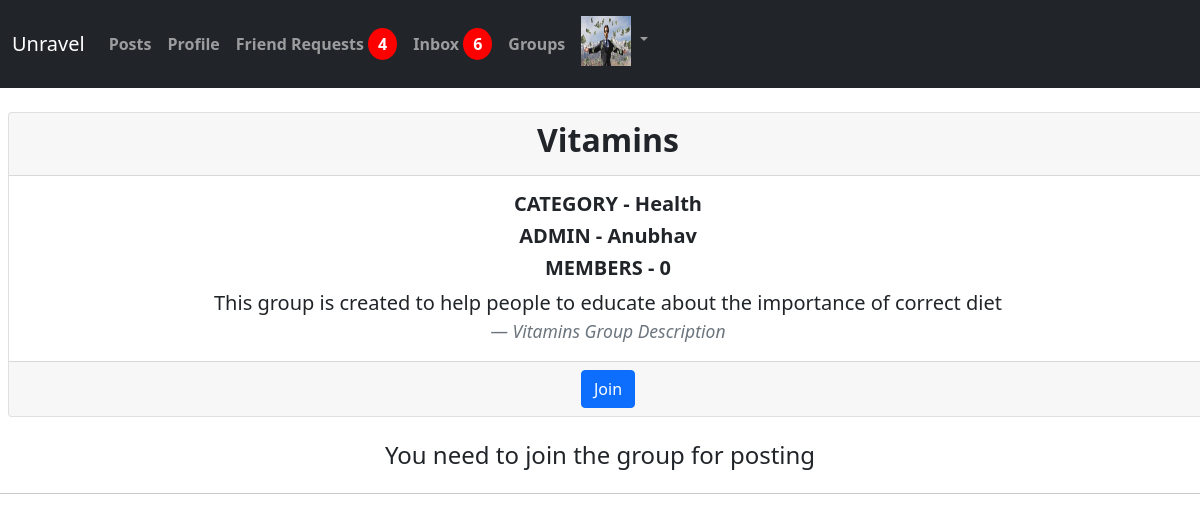
/allPost/groups/9/ (signed in), run on an earlier commit of the app's database.
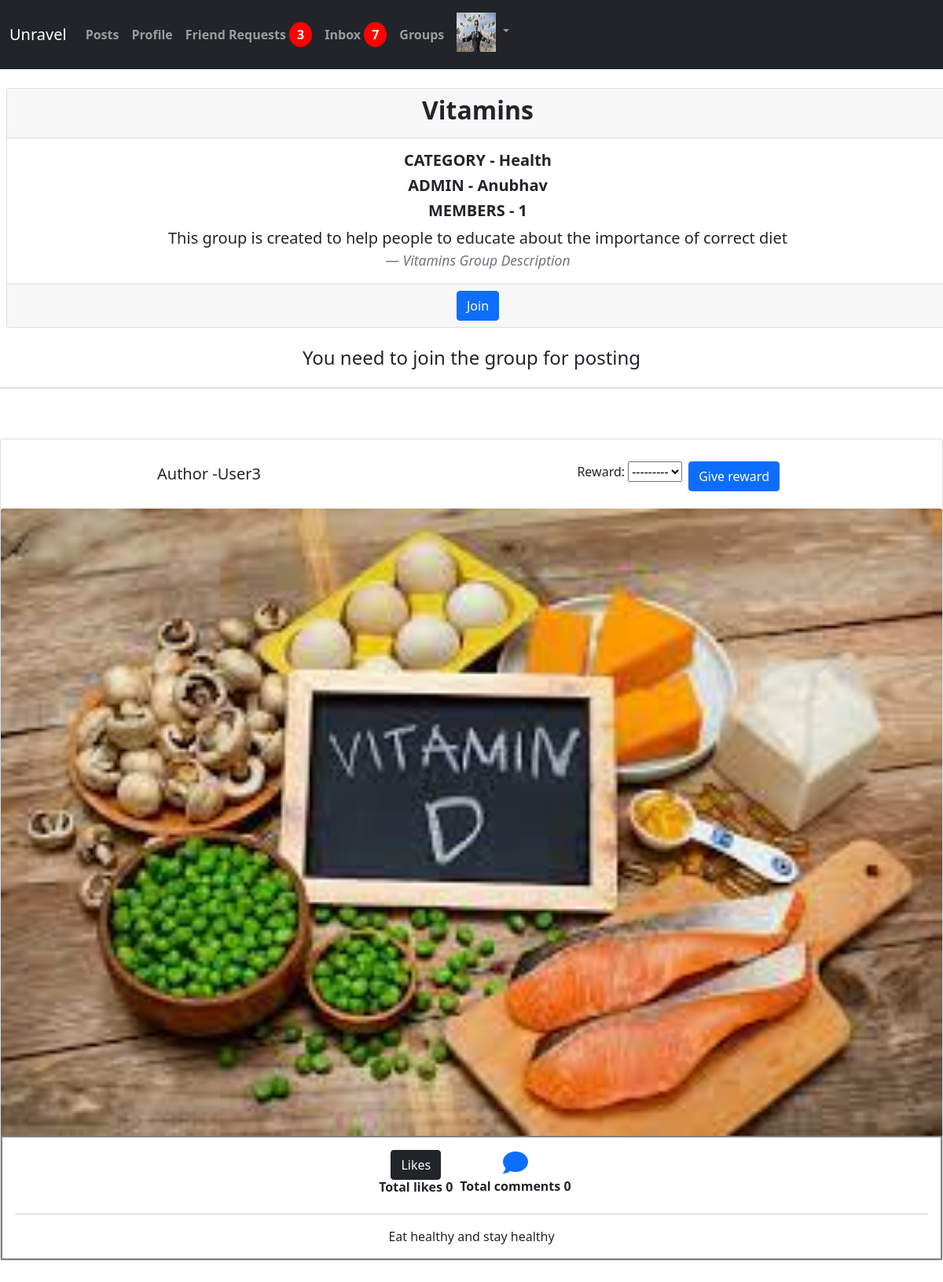
And on a later commit of the database.
### Profile/models.py (models this page shows, shortened)
class Profile(models.Model):
    user=models.ForeignKey(User,on_delete=models.CASCADE,related_name="profile_users")
    first_name=models.CharField(max_length=200,null=True,blank=True)
    last_name=models.CharField(max_length=200,null=True,blank=True)
    email=models.EmailField(max_length=200,null=True,blank=True)
    about=models.TextField(max_length=255,default="No description")
    background=models.ImageField(default="cover4.jpg",upload_to="Profile_background",blank=True,null=True)
    main_photo=models.ImageField(default="cover2.jpg",upload_to="Profile_main",blank=True,null=True)
    slug=models.SlugField(unique=True,blank=True)
    friends=models.ManyToManyField(User,related_name="friends",blank=True)
    created=models.DateTimeField(auto_now_add=True)
    updated=models.DateTimeField(auto_now_add=True)
    '''save method is the helper method to create dynamic slugs for names'''
    def save(self, *args, **kwargs):
        ex=False
        if self.first_name and self.last_name:
            to_slug=slugify(str(self.first_name)+""+str(self.last_name))
            ex=Profile.objects.filter(slug=to_slug).exists()
            while ex:
                to_slug=slugify(to_slug+""+str(get_random_code()))
                ex=Profile.objects.filter(slug=to_slug).exists()
        else:
            to_slug=str(self.user)
        self.slug=to_slug
        super().save(*args,**kwargs)
    def __str__(self):
        return str(self.user.username)

### Post/models.py (models this page shows, shortened)
class JoinGroup(models.Model):
    name=models.CharField(max_length=255)
    category=models.CharField(max_length=200,choices=cat)
    owner=models.ForeignKey(Profile,on_delete=models.CASCADE,related_name='owner')
    members=models.ManyToManyField(Profile,blank=True)
    description=models.TextField(blank=True,null=True)

class PostGroup(models.Model):
    group_post=models.ForeignKey(JoinGroup,on_delete=models.CASCADE,related_name='group_post')
    posted_by=models.ForeignKey(Profile, on_delete=models.CASCADE,related_name="posted_by")
    group_text=models.TextField(blank=True,null=True)
    group_image=models.ImageField(upload_to="Group/Posts",blank=True,null=True)
    likegp=models.ManyToManyField(Profile,blank=True,related_name="likegp")
    created=models.DateTimeField(auto_now_add=True)
    updated=models.DateTimeField(auto_now_add=True)
    class Meta:
        ordering = ('-created',)

### Postfront/views.py (the view, shortened to what this page needs)
# urls.py: path("groups/<int:pk>/",group_view,name="group_view"),
@login_required
def group_view(request,pk):
    g=JoinGroup.objects.get(pk=pk)
    profile=Profile.objects.get(user=request.user)
    L={}
    posts=PostGroup.objects.all()
    if request.method == 'POST':
        form=RewardForm(request.POST)
        post_id=request.POST.get('post_id')
        print(post_id,form)
        if form.is_valid():
            a=form.save(commit=False)
            a.person=profile
            a.group_post=PostGroup.objects.get(id=post_id)
            print(a)
            a.save()
            return redirect(reverse('group_view', kwargs={"pk": pk}))
    else:
        form=RewardForm()
        pass
    for p in posts:
        if p.group_post == g:
            L[p.id]=p.likegp.count()
    s = sorted(L.items(), key=lambda x: x[1], reverse=True)
    rewards=Rewards.objects.all()
    d=defaultdict(list)
    for re in rewards:
        if pk == re.group_post.group_post.id:
            if re.group_post.id not in d:
                d[re.group_post.id].append(re.reward)
            else:
                d[re.group_post.id].append(re.reward)
    id_and_point=defaultdict(list)
    best=0
    reward_sum=defaultdict(int)
    for k,v in id_and_point.items():
        if k:
            reward_sum[k]=sum(v)
    if id_and_point.values():
        best=max(zip(reward_sum.values(), reward_sum.keys()))[1]
    ans=defaultdict(set)
    for k,v in d.items():
        for i in v:
            if i not in ans:
                ans[k].add(str(i)+" "+"X" +" "+str(v.count(i)))
            else:
                ans[k].add(str(i)+" "+"X" +" "+str(v.count(i)))
    return render(request,"Postfront/group.html",{'g':g,'profile':profile,'posts':posts,'best':best,'rewards':rewards,'form':form,
                                                  'ans':dict(ans)})

### Profile/forms.py
class RewardForm(ModelForm):
    class Meta:
        model=Rewards
        fields=('reward',)

### Profile/context_processor.py (called while the page is built)
def message_received(request):
    if request.user.is_authenticated:
        profile=Profile.objects.get(user=request.user)
        re=Message.objects.filter(recepient=profile).count()
        return {"re":re,"prof":profile}
    return {}

def invitations_no(request):
    if request.user.is_authenticated:
        profile=Profile.objects.get(user=request.user)
        no=Relationship.objects.invite_receive(profile).count()
        return {"no":no}
    return {}

### Profile/models.py (called while the page is built)
    def invite_receive(self,receiver):
        qs=Relationship.objects.filter(receiver=receiver,status='send')
        return qs

### Postfront/templates/Postfront/group.html (shortened to what this page needs)
{% extends 'Postfront/base1.html' %}
{% load static %}
{% block body %}
<div class="group" style="display:flex;flex-direction:column;">
    <div class="card text-center mx-2 my-4" style="width:100%">
        <div class="card-header">
          <h2><b>{{g.name}}</b></h2>
        </div>
        <div class="card-body">
          <h5 class="card-title"><b>CATEGORY - {{g.category}}</b></h5>
          <h5 class="card-title"><b>ADMIN - {{g.owner}}</b></h5>
          <h5 class="card-title"><b>MEMBERS - {{g.members.all.count}}</b></h5>
          <blockquote class="blockquote mb-0">
            <p>{{g.description}}</p>
            <footer class="blockquote-footer"><cite title="Source Title">{{g.name}} Group Description</cite></footer>
          </blockquote>
        </div>
        <div class="card-footer text-muted">
          {% if profile not in g.members.all %}
            <button href="#" onClick="JoinGroup(`{{g.id}}`)" class="btn btn-primary">Join</button>
          {% else %}
          <a href="{% url 'getGroupchat' g.id %}"  class="btn btn-success mx-2">Group Chat</a>
          <button href="#" onClick="JoinGroup(`{{g.id}}`)" class="btn btn-danger">Exit</button>
          {% endif %}
          </div>
      </div>
      <div id="p" style="display:flex;justify-content:center;text-align:center;">
        {% if profile in g.members.all %}
        <form method="POST" action="" enctype="multipart/form-data" id="groupPostForm">
            <input type="hidden" name="curr_user_id" id="curr_user_id" value="{{g.posted_by}}">
            <input type="hidden" name="group_id"  id="group_id" value="{{g.id}}"/>
            <div class="posting_data">
                <div class="form-group">
                    <input type="textarea" name="group_posting_text"  id="group_posting_text" placeholder="Write something .."
                    style="width:350px;height:80px;">
                </div>
                <br>
                <div class="form-group">
                    <label id="posting_images">Upload Photo</label>
                    <input type="file" name="group_posting_image" id="group_posting_image">
                </div>
                <br>
            </div>
            <br>
            <button class="btn btn-dark" id="groupPost" onClick="GroupPost(`{{g.id}}`)">POST</button>
        </form>
        {% else %}
        <h4>You need to join the group for posting</h4>
        {% endif %}
    </div>
<hr>
    <div class="group_post my-4" style="display:flex;justify-content:center;text-align:center;flex-direction:column;">
      {% for p in posts %}
      {% if p.group_post == g %}
      <div class="card my-4" style="width: 100%">
        {% if profile == p.posted_by %}
        <div class="for_image_update my-2" style="display:flex;width:800px;justify-content:space-between;margin:5px auto;">
          {% if best == p.id %}
           <h5 class="card-title my-4" style="display:flex;justify-content:center;text-align:center;">Author -{{p.posted_by}} |  <span class="badge bg-primary mx-2">Best Post</span></h5>
          {% else %}
          <h5 class="card-title my-4" style="display:flex;justify-content:center;text-align:center;">Author -{{p.posted_by}}</h5>
          {% endif %}
          <div class="rewards-person my-2" style="display:flex;flex-wrap:wrap;justify-content:center;text-align:center;">
            <!--
              {% for re in rewards %}
              {% if re.group_post.id == p.id %}
              <div><h6 class="badge bg-secondary mx-2">{{re.reward}}</h6></div>
              {% endif %}
      {% endfor %}
            -->
            {% for k,v in ans.items %}
              {% if k == p.id %}
                <div>
                  <button type="button" class="btn btn-dark my-2" data-bs-toggle="modal" data-bs-target="#reward{{p.id}}s">
                    Rewards
                  </button>
                </div>
              {% endif %}
            {% endfor %}
          <div class="modal fade" id="reward{{p.id}}s" tabindex="-1" aria-labelledby="exampleModalLabel" aria-hidden="true">
            <div class="modal-dialog">
              <div class="modal-content">
                <div class="modal-header"  style="display:flex;justify-content:center;text-align:center;">
                  <h5 class="modal-title" id="exampleModalLabel">
                    Rewards earned by <b>{{p.posted_by}}</b></h5>
                  <button type="button" class="btn-close" data-bs-dismiss="modal" aria-label="Close"></button>
                </div>
                <div class="modal-body">
                  {% for k,v in ans.items %}
                      {% if k == p.id %}
                           {% for i in v %}
                           <span class="badge bg-secondary mx-2 my-2">{{i}}</span>
                           {% endfor %}
                      {% endif %}
                  {% endfor %}
                </div>
                <div class="modal-footer">
                  <button type="button" class="btn btn-secondary" data-bs-dismiss="modal">Close</button>
                </div>
              </div>
            </div>
          </div>
          </div>
          <div class="dropdown my-3">
                      <button class="btn btn-secondary dropdown-toggle" type="button" id="dropdownMenu2" data-bs-toggle="dropdown" aria-expanded="false">
                      </button>
                      <ul class="dropdown-menu" aria-labelledby="dropdownMenu2">
                      <li>
                        <button  class="dropdown-item" onClick="UpdateGroupPost(`{{p.id}}`,`{{p.group_text}}`)" data-bs-toggle="modal" data-bs-target="#exampleModal">Update</button></li>
                       <li>
                        <button class="dropdown-item" onClick="DeleteGroupPost(`{{p.id}}`)">Delete</button> </li>
                      </ul>
          </div>
          </div>
        {% else %}
        <div class="for_image_update my-2" style="display:flex;width:800px;justify-content:space-between;margin:5px auto;">
          {% if best == p.id %}
           <h5 class="card-title my-4" style="display:flex;justify-content:center;text-align:center;">Author -{{p.posted_by}} |  <span class="badge bg-primary mx-2">Best Post</span></h5>
          {% else %}
          <h5 class="card-title my-4" style="display:flex;justify-content:center;text-align:center;">Author -{{p.posted_by}}</h5>
          {% endif %}
            <form method="post" id="rewardForm" enctype="multipart/form-data" style="display:flex;flex-direction:row;margin-top:20px;">
              {{form.as_p}}
              <div><button type="submit" class="btn btn-primary mx-2">Give reward</button></div>
          </form>
          </div>
          {% endif %}
        <img src="{{p.group_image.url}}" id="group_post_image" class="card-img-top" alt="...">
        <div class="card-body" style="display:flex;justify-content:center;text-align:center;flex-direction:column;border:2px solid grey;">
          <div style="display:flex;justify-content:center;">
            {% if profile in p.likegp.all %}
            <div>
              <button class="btn btn-success mx-4" onClick="likeGroupPost(`{{p.id}}`)">Likes</button>
            <br><h6><b>Total likes {{p.likegp.count}} </b></h6>
            </div>
            {% else %}
            <div>
              <button class="btn btn-dark mx-4" onClick="likeGroupPost(`{{p.id}}`)">Likes</button>
            <br><h6><b>Total likes {{p.likegp.count}} </b></h6>
            </div>
            {% endif %}
            <div><a href="{% url 'getGroupPost' p.id %}"><i class="fa-solid fa-comment fa-2x mx-2"></i></a>
              <br>
            <b>Total comments {{p.comment_gpost.count}}</b>
            </div>
          </div>
          <hr>
            <p class="card-text">{{p.group_text}}</p>
        </div>
      </div>
    </div>
    {% endif %}
    {% endfor %}
</div>
{% endblock %}

### Postfront/templates/Postfront/base1.html (shortened to what this page needs)
{% load static %}
<!doctype html>
<html lang="en">
  <head>
    <link href="https://cdn.jsdelivr.net/npm/bootstrap@5.1.3/dist/css/bootstrap.min.css" rel="stylesheet">
   <link href="https://cdnjs.cloudflare.com/ajax/libs/font-awesome/6.0.0-beta3/css/all.min.css" rel="stylesheet">
  </head>
  <body>
      {% include 'signin/nav.html' %}
    {% block  body  %}
    {% endblock %}
  </body>
</html>

### signin/templates/signin/nav.html (shortened to what this page needs)
<nav class="navbar navbar-expand-lg navbar-dark bg-dark">
    <div class="container-fluid">
      <a class="navbar-brand" href="#">Unravel</a>
      <div class="collapse navbar-collapse" id="navbarSupportedContent">
        <ul class="navbar-nav me-auto mb-2 mb-lg-0">
          <li class="nav-item">
            <a class="nav-link my-3" aria-current="page" href="{% url 'allPosts' %}"><b>Posts</b></a>
          </li>
          <li class="nav-item">
            <a class="nav-link my-3" aria-current="page" href="{% url 'profile' %}"><b>Profile</b></a>
          </li>
          <li class="nav-item">
            <a class="nav-link my-3" aria-current="page" href="{% url 'suggestion' %}"><b>Friend Requests
              {% if no %}
              <span style="background-color:red;color:white;border-radius:50%;padding:5px 10px;"><b>{{no}}</b></span></a>
              {% else %}
              <span style="background-color:red;color:white;border-radius:50%;padding:5px 10px;"><b>0</b></span></a>
              {% endif %}
          </li>
          <li class="nav-item">
            <a class="nav-link my-3" aria-current="page" href="{% url 'inbox' %}"><b>Inbox</b>
              {% if re %}
              <span style="background-color:red;color:white;border-radius:50%;padding:5px 10px;"><b>{{re}}</b></span></a>
              {% else %}
              <span style="background-color:red;color:white;border-radius:50%;padding:5px 10px;"><b>0</b></span></a>
              {% endif %}
          </li>
          <li class="nav-item">
            <a class="nav-link my-3" href="{% url 'groups' %}"><b>Groups</b></a>
          </li>
          <li class="nav-item dropdown">
            <a class="nav-link dropdown-toggle" href="#" id="navbarDropdown" role="button" data-bs-toggle="dropdown" aria-expanded="false">
              <span><img src="{{prof.background.url}}" style="width:50px !important;height:50px !important;"></img></span>
            </a>
          </li>
        </ul>
      </div>
    </div>
  </nav>

What changed in the data, as far as the page shows it:
computed for JoinGroup "Vitamins": members.all.count "0" → "1"
added PostGroup: posted_by "User3", group_image (picture), likegp.count "0", comment_gpost.count "0", group_text "Eat healthy and stay healthy"
Also different on the page:
{{ no }}: "4" → "3"
{{ re }}: "6" → "7"
